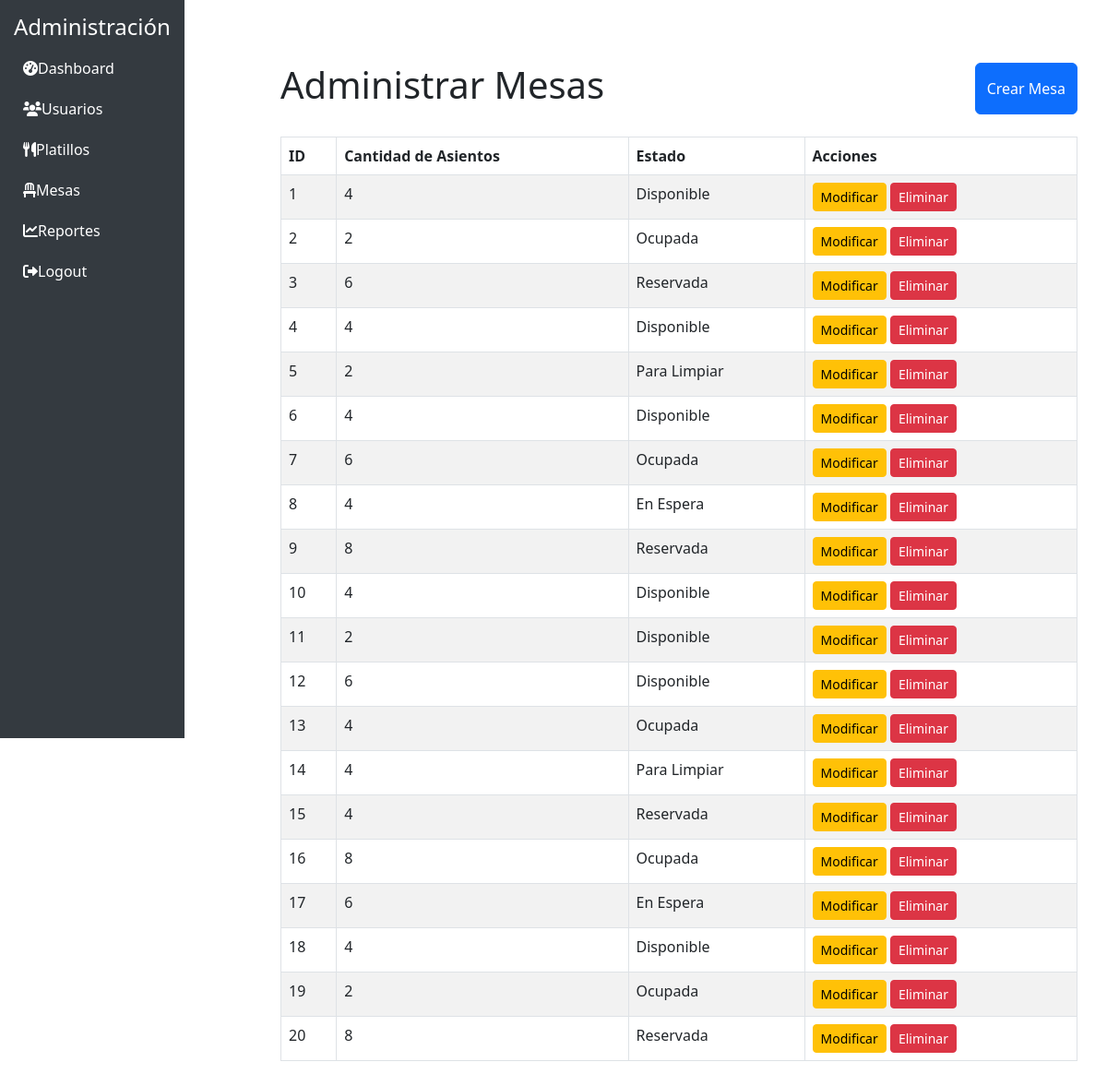
The app's page /php/administrador/Cruds/Mesas/admin_mesas.php with its own data.
### tables this page shows
CREATE TABLE Mesa (
    id_mesa INT NOT NULL AUTO_INCREMENT,
    cantidad_asientos INT NOT NULL,
    estado ENUM('Disponible', 'Ocupada', 'Reservada', 'En Espera', 'Para Limpiar') NOT NULL DEFAULT 'Disponible',
    PRIMARY KEY (id_mesa)
);

### php/administrador/Cruds/Mesas/admin_mesas.php (the view, shortened to what this page needs)
<!DOCTYPE html>
<html lang="es">
<head>
    <link rel="stylesheet" href="https://cdn.jsdelivr.net/npm/bootstrap@5.3.0/dist/css/bootstrap.min.css">
</head>
<body>
    <?php include '../barra.php'; ?>
    <div class="content">
        <div class="container mt-5">
            <div class="d-flex justify-content-between mb-4">
                <h1>Administrar Mesas</h1>
                <button class="btn btn-primary" onclick="document.getElementById('crearMesaForm').style.display='block'">Crear Mesa</button>
            </div>
            <table class="table table-striped table-bordered">
                <thead class="thead-dark">
                    <tr>
                        <th>ID</th>
                        <th>Cantidad de Asientos</th>
                        <th>Estado</th>
                        <th>Acciones</th>
                    </tr>
                </thead>
                <tbody id="mesasTableBody">
                    <?php
                    $conn = new mysqli("localhost", "root", "", "restaurante_bd");
                    $sql = "SELECT * FROM Mesa";
                    $result = $conn->query($sql);
                    if ($result->num_rows > 0) {
                        while ($row = $result->fetch_assoc()) {
                            echo "<tr id='mesa_{$row['id_mesa']}'>
                                    <td>{$row['id_mesa']}</td>
                                    <td>{$row['cantidad_asientos']}</td>
                                    <td>{$row['estado']}</td>
                                    <td>
                                        <button class='btn btn-warning btn-sm' onclick='mostrarFormularioEditar({$row['id_mesa']})'>Modificar</button>
                                        <button class='btn btn-danger btn-sm' onclick='eliminarMesa({$row['id_mesa']})'>Eliminar</button>
                                    </td>
                                </tr>";
                        }
                    } else {
                        echo "<tr><td colspan='4' class='text-center'>No hay mesas disponibles</td></tr>";
                    }
                    ?>
                </tbody>
            </table>
        </div>
    </div>
</body>
</html>

### php/administrador/Cruds/Mesas/admin_mesas.php (style rules this page uses)
.content { margin-left: 17rem; padding: 20px; }

### records on screen
mesa: id_mesa "1", cantidad_asientos "4", estado "Disponible"
mesa: id_mesa "2", cantidad_asientos "2", estado "Ocupada"
mesa: id_mesa "3", cantidad_asientos "6", estado "Reservada"
mesa: id_mesa "4", cantidad_asientos "4", estado "Disponible"
mesa: id_mesa "5", cantidad_asientos "2", estado "Para Limpiar"
mesa: id_mesa "6", cantidad_asientos "4", estado "Disponible"
mesa: id_mesa "7", cantidad_asientos "6", estado "Ocupada"
mesa: id_mesa "8", cantidad_asientos "4", estado "En Espera"
mesa: id_mesa "9", cantidad_asientos "8", estado "Reservada"
mesa: id_mesa "10", cantidad_asientos "4", estado "Disponible"
mesa: id_mesa "11", cantidad_asientos "2", estado "Disponible"
mesa: id_mesa "12", cantidad_asientos "6", estado "Disponible"
mesa: id_mesa "13", cantidad_asientos "4", estado "Ocupada"
mesa: id_mesa "14", cantidad_asientos "4", estado "Para Limpiar"
mesa: id_mesa "15", cantidad_asientos "4", estado "Reservada"
mesa: id_mesa "16", cantidad_asientos "8", estado "Ocupada"
mesa: id_mesa "17", cantidad_asientos "6", estado "En Espera"
mesa: id_mesa "18", cantidad_asientos "4", estado "Disponible"
mesa: id_mesa "19", cantidad_asientos "2", estado "Ocupada"
mesa: id_mesa "20", cantidad_asientos "8", estado "Reservada"
